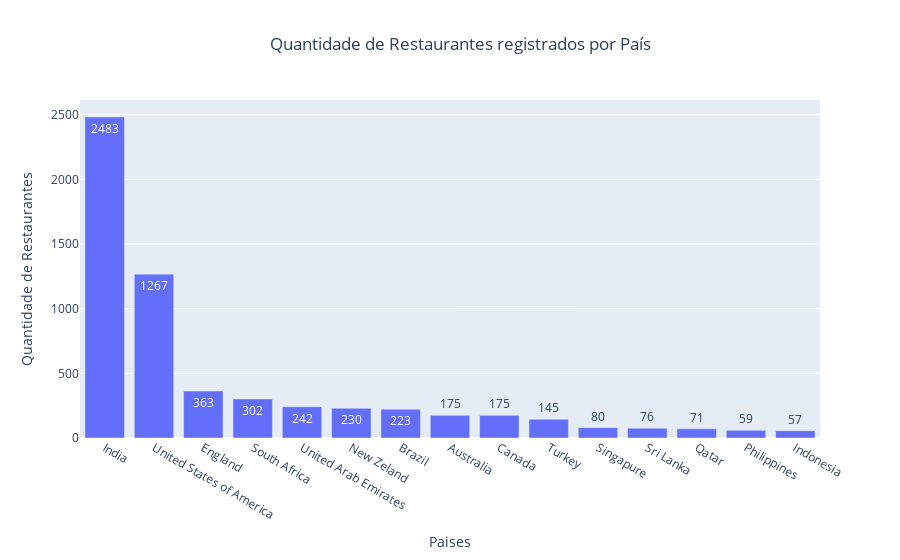

This figure's notebook cell:
### Code cell
fig.update_layout(title_x=0.3)

### Figure 1 — Plotly figure (JSON) as saved in the notebook; plotly's stock layout.template omitted (floating-point values rounded to 4 significant figures)
{"data": [{"alignmentgroup": "True", "hovertemplate": "Paises=%{x}<br>Quantidade de Restaurantes=%{y}<extra></extra>", "legendgroup": "", "marker": {"color": "#636efa", "pattern": {"shape": ""}}, "name": "", "offsetgroup": "", "orientation": "v", "showlegend": false, "textposition": "auto", "texttemplate": "%{y}", "type": "bar", "x": ["India", "United States of America", "England", "South Africa", "United Arab Emirates", "New Zeland", "Brazil", "Australia", "Canada", "Turkey", "Singapure", "Sri Lanka", "Qatar", "Philippines", "Indonesia"], "xaxis": "x", "y": [2483, 1267, 363, 302, 242, 230, 223, 175, 175, 145, 80, 76, 71, 59, 57], "yaxis": "y"}], "layout": {"barmode": "relative", "legend": {"tracegroupgap": 0}, "title": {"text": "Quantidade de Restaurantes registrados por País", "x": 0.3}, "xaxis": {"anchor": "y", "domain": [0, 1], "title": {"text": "Paises"}}, "yaxis": {"anchor": "x", "domain": [0, 1], "title": {"text": "Quantidade de Restaurantes"}}}}
